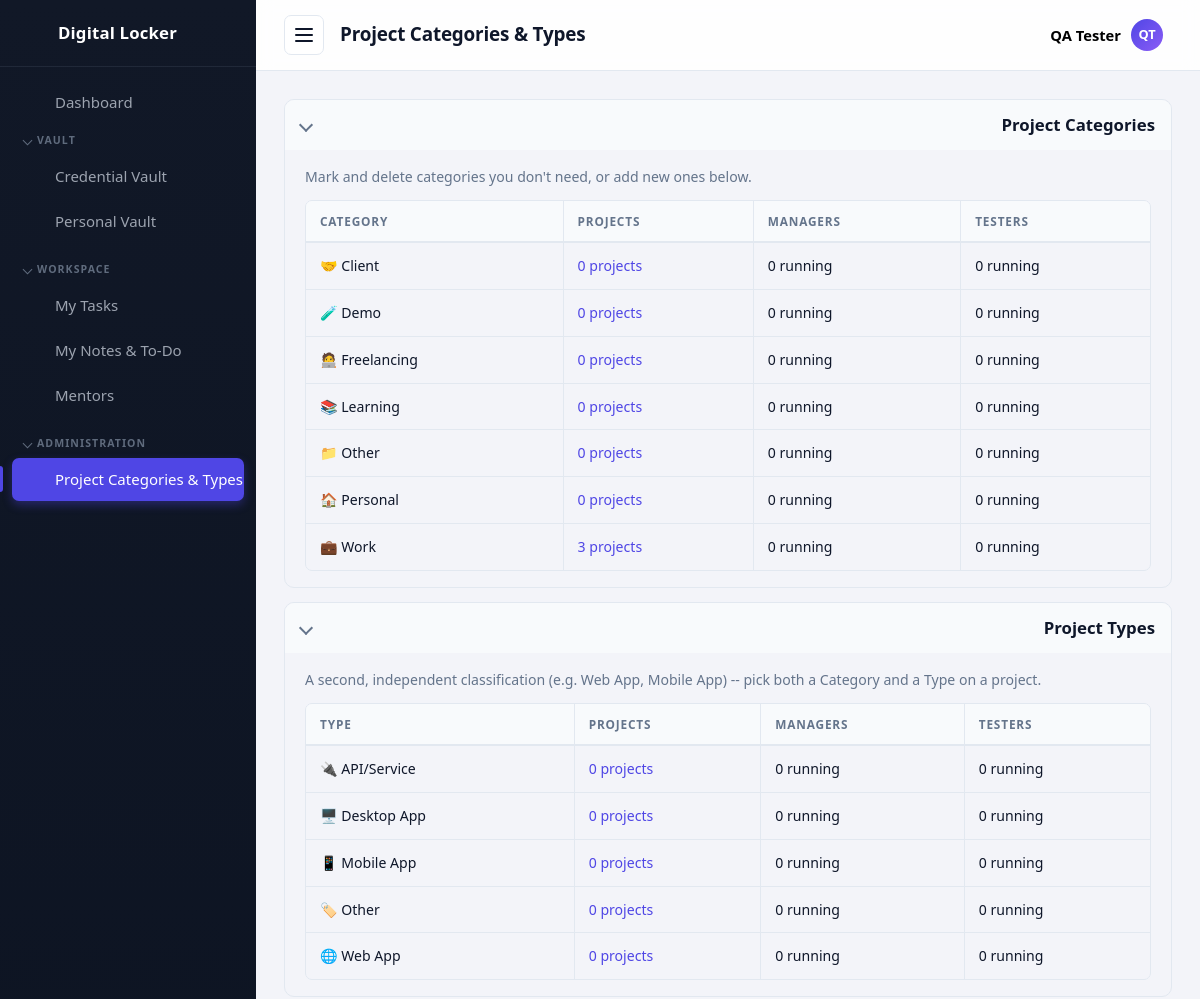
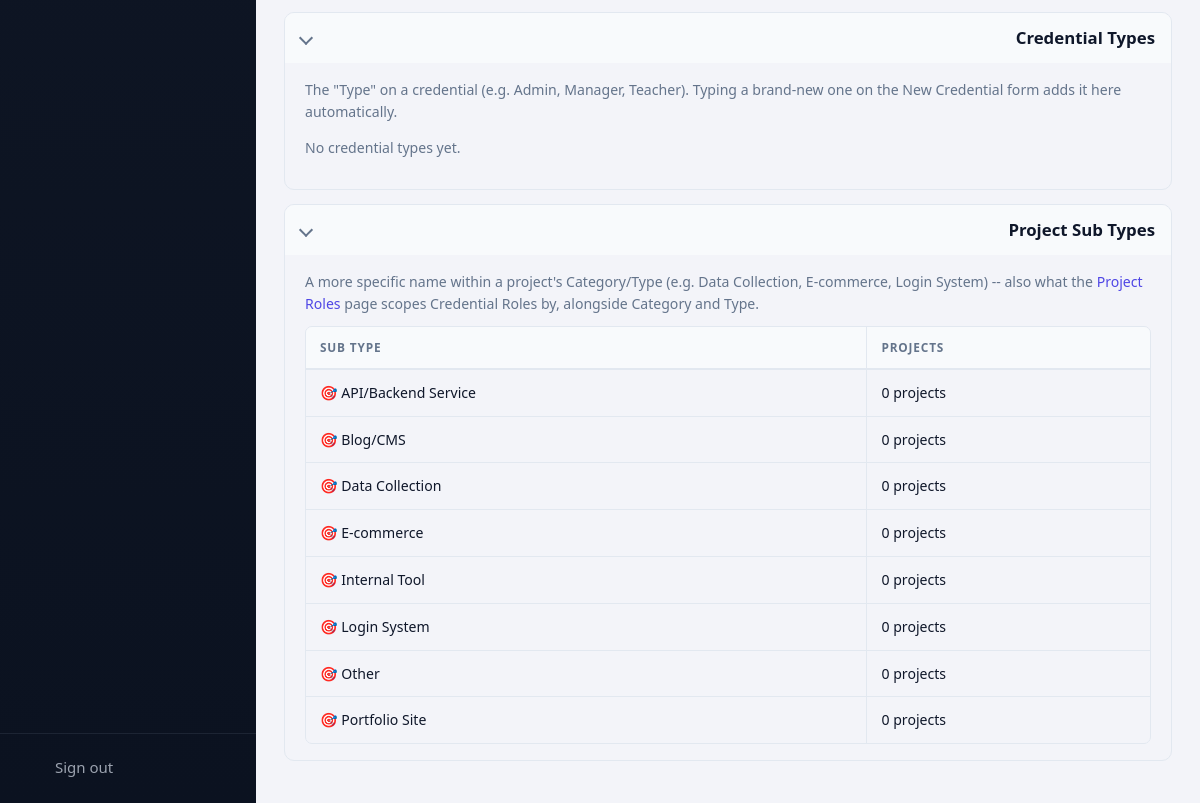
/categories/index.php (signed in), run on the app's committed database (2 pictures, top to bottom).
### tables this page shows
CREATE TABLE settings (
  id          INT UNSIGNED AUTO_INCREMENT PRIMARY KEY,
  setting_key VARCHAR(60) NOT NULL UNIQUE,
  setting_value TEXT NULL
);

CREATE TABLE project_categories (
  id         INT UNSIGNED AUTO_INCREMENT PRIMARY KEY,
  name       VARCHAR(60) NOT NULL UNIQUE,
   
   
  icon       VARCHAR(255) NOT NULL DEFAULT '📁',
  created_at TIMESTAMP DEFAULT CURRENT_TIMESTAMP
);

CREATE TABLE project_types (
  id         INT UNSIGNED AUTO_INCREMENT PRIMARY KEY,
  name       VARCHAR(60) NOT NULL UNIQUE,
  icon       VARCHAR(255) NOT NULL DEFAULT '🏷️',
  created_at TIMESTAMP DEFAULT CURRENT_TIMESTAMP
);

CREATE TABLE project_purposes (
  id         INT UNSIGNED AUTO_INCREMENT PRIMARY KEY,
  name       VARCHAR(80) NOT NULL UNIQUE,
  created_at TIMESTAMP DEFAULT CURRENT_TIMESTAMP
);

### categories/index.php (the view, shortened to what the rows shown need)
<?php
require_once __DIR__ . '/../includes/init.php';
$pageTitle = 'Project Categories & Types';
$categories = $db->query(
    "SELECT pc.id, pc.name, pc.icon,
            (SELECT COUNT(*) FROM projects p WHERE p.category = pc.name) AS project_count,
            (SELECT COUNT(DISTINCT pm.user_id) FROM project_members pm
               JOIN projects p ON p.id = pm.project_id
              WHERE p.category = pc.name AND pm.project_role = 'manager') AS manager_count,
            (SELECT COUNT(DISTINCT pm.user_id) FROM project_members pm
               JOIN projects p ON p.id = pm.project_id
              WHERE p.category = pc.name AND pm.project_role = 'tester') AS tester_count
       FROM project_categories pc
      ORDER BY pc.name"
)->fetchAll();
$types = $db->query(
    "SELECT pt.id, pt.name, pt.icon,
            (SELECT COUNT(*) FROM projects p WHERE p.type = pt.name) AS project_count,
            (SELECT COUNT(DISTINCT pm.user_id) FROM project_members pm
               JOIN projects p ON p.id = pm.project_id
              WHERE p.type = pt.name AND pm.project_role = 'manager') AS manager_count,
            (SELECT COUNT(DISTINCT pm.user_id) FROM project_members pm
               JOIN projects p ON p.id = pm.project_id
              WHERE p.type = pt.name AND pm.project_role = 'tester') AS tester_count
       FROM project_types pt
      ORDER BY pt.name"
)->fetchAll();
$purposes = $db->query(
    "SELECT pp.id, pp.name,
            (SELECT COUNT(*) FROM projects p WHERE p.role = pp.name) AS project_count
       FROM project_purposes pp
      ORDER BY pp.name"
)->fetchAll();
require __DIR__ . '/../includes/header.php';
?>
<details class="vault-group" open>
    <div style="padding:16px 20px">
        <?php if ($categories): ?>
            <form method="post" action="index.php" onsubmit="return confirm('Delete the selected categories? Projects already using them keep their label, but it won\'t be offered going forward.');">
                <div class="table-wrap">
                <table class="table">
                    <thead>
                        <tr>
                            <th>Category</th>
                            <th>Projects</th>
                            <th>Managers</th>
                            <th>Testers</th>
                        </tr>
                    </thead>
                    <tbody>
                    <?php foreach ($categories as $c): ?>
                        <tr>
                            <td><?= projectCategoryIconHtml($c['name']) ?> <?= e($c['name']) ?></td>
                            <td><a href="<?= BASE_URL ?>/projects/index.php?category=<?= urlencode($c['name']) ?>"><?= (int) $c['project_count'] ?> project<?= (int) $c['project_count'] === 1 ? '' : 's' ?></a></td>
                            <td><?= (int) $c['manager_count'] ?> running</td>
                            <td><?= (int) $c['tester_count'] ?> running</td>
                        </tr>
                    <?php endforeach; ?>
                    </tbody>
                </table>
                </div>
            </form>
        <?php else: ?>
            <p class="muted">No categories yet.</p>
        <?php endif; ?>
    </div>
</details>
<details class="vault-group" open>
    <div style="padding:16px 20px">
        <?php if ($types): ?>
            <form method="post" action="index.php" onsubmit="return confirm('Delete the selected types? Projects already using them keep their label, but it won\'t be offered going forward.');">
                <div class="table-wrap">
                <table class="table">
                    <thead>
                        <tr>
                            <th>Type</th>
                            <th>Projects</th>
                            <th>Managers</th>
                            <th>Testers</th>
                        </tr>
                    </thead>
                    <tbody>
                    <?php foreach ($types as $t): ?>
                        <tr>
                            <td><?= projectTypeIconHtml($t['name']) ?> <?= e($t['name']) ?></td>
                            <td><a href="<?= BASE_URL ?>/projects/index.php?type=<?= urlencode($t['name']) ?>"><?= (int) $t['project_count'] ?> project<?= (int) $t['project_count'] === 1 ? '' : 's' ?></a></td>
                            <td><?= (int) $t['manager_count'] ?> running</td>
                            <td><?= (int) $t['tester_count'] ?> running</td>
                        </tr>
                    <?php endforeach; ?>
                    </tbody>
                </table>
                </div>
            </form>
        <?php else: ?>
            <p class="muted">No types yet.</p>
        <?php endif; ?>
    </div>
</details>
<details class="vault-group" open>
    <div style="padding:16px 20px">
        <?php if ($purposes): ?>
            <form method="post" action="index.php" onsubmit="return confirm('Delete the selected Sub Types? Projects already using them keep their label, but it won\'t be offered going forward.');">
                <div class="table-wrap">
                <table class="table">
                    <thead>
                        <tr>
                            <th>Sub Type</th>
                            <th>Projects</th>
                        </tr>
                    </thead>
                    <tbody>
                    <?php foreach ($purposes as $pp): ?>
                        <tr>
                            <td>🎯 <?= e($pp['name']) ?></td>
                            <td><?= (int) $pp['project_count'] ?> project<?= (int) $pp['project_count'] === 1 ? '' : 's' ?></td>
                        </tr>
                    <?php endforeach; ?>
                    </tbody>
                </table>
                </div>
            </form>
        <?php else: ?>
            <p class="muted">No Sub Types yet.</p>
        <?php endif; ?>
    </div>
</details>
<?php require __DIR__ . '/../includes/footer.php'; ?>

### includes/header.php (shortened to what the rows shown need)
<?php
require_once __DIR__ . '/init.php';
function navIcon(string $name): string
{
    $icons = [
        'dashboard' => '<path d="M3 3h8v8H3zM13 3h8v5h-8zM13 12h8v9h-8zM3 15h8v6H3z"/>',
        'passwords' => '<circle cx="8" cy="15" r="4"/><path d="M10.8 12.2L21 2M18 5l3 3M15.5 7.5l2 2"/>',
        'personal'  => '<circle cx="12" cy="8" r="4"/><path d="M4 21c0-4.4 3.6-7 8-7s8 2.6 8 7"/>',
        'export'    => '<path d="M12 3v12M8 11l4 4 4-4M4 17v3h16v-3"/>',
        'projects'  => '<path d="M3 7a2 2 0 0 1 2-2h4l2 2h8a2 2 0 0 1 2 2v9a2 2 0 0 1-2 2H5a2 2 0 0 1-2-2z"/>',
        'tasks'     => '<path d="M9 5H7a2 2 0 0 0-2 2v12a2 2 0 0 0 2 2h10a2 2 0 0 0 2-2V7a2 2 0 0 0-2-2h-2"/><rect x="9" y="3" width="6" height="4" rx="1"/><path d="M9 12l2 2 4-4"/>',
        'notes'     => '<path d="M6 3h9l5 5v13a1 1 0 0 1-1 1H6a1 1 0 0 1-1-1V4a1 1 0 0 1 1-1z"/><path d="M15 3v5h5M8 13h8M8 17h5"/>',
        'team'      => '<circle cx="9" cy="8" r="3.5"/><path d="M2.5 20c0-3.5 3-5.5 6.5-5.5s6.5 2 6.5 5.5M16 4.5a3.5 3.5 0 0 1 0 7M17.5 14.5c2.5.6 4 2.3 4 5.5"/>',
        'categories' => '<path d="M4 4h7v7H4zM13 4h7v7h-7zM4 13h7v7H4zM13 13h7v7h-7z"/>',
        'assignments' => '<circle cx="9" cy="7" r="4"/><path d="M2.5 21c0-4 3-6.5 6.5-6.5s6.5 2.5 6.5 6.5"/><path d="M17 8l2 2 4-4"/>',
        'roles'     => '<path d="M12 3l8 3v6c0 4.5-3.2 7.6-8 9-4.8-1.4-8-4.5-8-9V6z"/><path d="M9 12l2 2 4-4"/>',
        'users'     => '<circle cx="9" cy="8" r="3.5"/><path d="M2.5 20c0-3.5 3-5.5 6.5-5.5s6.5 2 6.5 5.5M16 4.5a3.5 3.5 0 0 1 0 7M17.5 14.5c2.5.6 4 2.3 4 5.5"/>',
        'settings'  => '<path d="M4 7h10M18 7h2M4 17h2M10 17h10"/><circle cx="16" cy="7" r="2.5"/><circle cx="8" cy="17" r="2.5"/>',
        'reset'     => '<path d="M3 12a9 9 0 1 1 3 6.7"/><path d="M3 21v-5h5"/>',
        'logout'    => '<path d="M14 4H5v16h9M10 12h11M18 8l4 4-4 4"/>',
        'lock'      => '<rect x="5" y="11" width="14" height="10" rx="2"/><path d="M8 11V8a4 4 0 0 1 8 0v3M12 15v3"/>',
    ];
    return '<svg class="icon" width="24" height="24" viewBox="0 0 24 24" fill="none" stroke="currentColor" stroke-width="2" stroke-linecap="round" stroke-linejoin="round" aria-hidden="true">' . ($icons[$name] ?? '') . '</svg>';
}
?>
<!DOCTYPE html>
<html lang="en">
<head>
    <title><?= e(pageTitle($pageTitle)) ?></title>
    <link rel="stylesheet" href="<?= e(assetUrl('/assets/css/style.css')) ?>">
</head>
<body data-autolock="<?= (int) setting('auto_lock_minutes', '0') ?>" data-confirm-reveal="<?= (int) setting('require_confirm_reveal', '0') ?>" data-lock-url="<?= e(BASE_URL . '/lock.php') ?>">
<div class="layout">
    <aside class="sidebar" id="sidebar">
        <a class="sidebar__brand" href="<?= BASE_URL ?>/dashboard.php" aria-label="<?= e(appName()) ?>">
            <?= navIcon('lock') ?>
            <span class="sidebar__brand-text"><?= e(appName()) ?></span>
        </a>
    </aside>
    <div class="main">
        <header class="topbar">
            <h1 class="topbar__title"><?= e($pageTitle) ?></h1>
        </header>
        <main class="content">

### data on the page
settings: setting_value "Digital Locker"
project_categories: projectCategoryIconHtml($c['name']) "🤝", name "Client", project_count "0", manager_count "0", tester_count "0"
project_categories: projectCategoryIconHtml($c['name']) "🧪", name "Demo", project_count "0", manager_count "0", tester_count "0"
project_categories: projectCategoryIconHtml($c['name']) "🧑‍💻", name "Freelancing", project_count "0", manager_count "0", tester_count "0"
project_categories: projectCategoryIconHtml($c['name']) "📚", name "Learning", project_count "0", manager_count "0", tester_count "0"
project_categories: projectCategoryIconHtml($c['name']) "📁", name "Other", project_count "0", manager_count "0", tester_count "0"
project_categories: projectCategoryIconHtml($c['name']) "🏠", name "Personal", project_count "0", manager_count "0", tester_count "0"
project_categories: projectCategoryIconHtml($c['name']) "💼", name "Work", project_count "3", manager_count "0", tester_count "0"
project_types: projectTypeIconHtml($t['name']) "🔌", name "API/Service", project_count "0", manager_count "0", tester_count "0"
project_types: projectTypeIconHtml($t['name']) "🖥️", name "Desktop App", project_count "0", manager_count "0", tester_count "0"
project_types: projectTypeIconHtml($t['name']) "📱", name "Mobile App", project_count "0", manager_count "0", tester_count "0"
project_types: projectTypeIconHtml($t['name']) "🏷️", name "Other", project_count "0", manager_count "0", tester_count "0"
project_types: projectTypeIconHtml($t['name']) "🌐", name "Web App", project_count "0", manager_count "0", tester_count "0"
project_purposes: name "API/Backend Service", project_count "0"
project_purposes: name "Blog/CMS", project_count "0"
project_purposes: name "Data Collection", project_count "0"
project_purposes: name "E-commerce", project_count "0"
project_purposes: name "Internal Tool", project_count "0"
project_purposes: name "Login System", project_count "0"
project_purposes: name "Other", project_count "0"
project_purposes: name "Portfolio Site", project_count "0"

### other printed values
$navGroup['label'] "VAULT"
$navItem['label'] "Credential Vault"
$navItem['label'] "Personal Vault"
$navGroup['label'] "WORKSPACE"
$navItem['label'] "My Tasks"
$navItem['label'] "My Notes & To-Do"
$navItem['label'] "Mentors"
$navGroup['label'] "ADMINISTRATION"
$navItem['label'] "Project Categories & Types"
$pageTitle "Project Categories & Types"
$currentUser['full_name'] ?: $currentUser['username'] "QA Tester"
initials($currentUser['full_name'] ?: $currentUser['username']) "QT"
